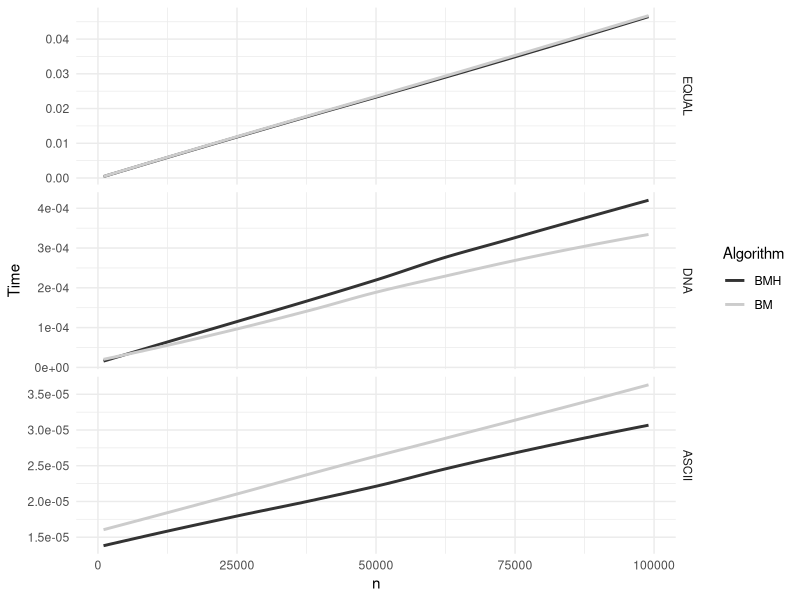
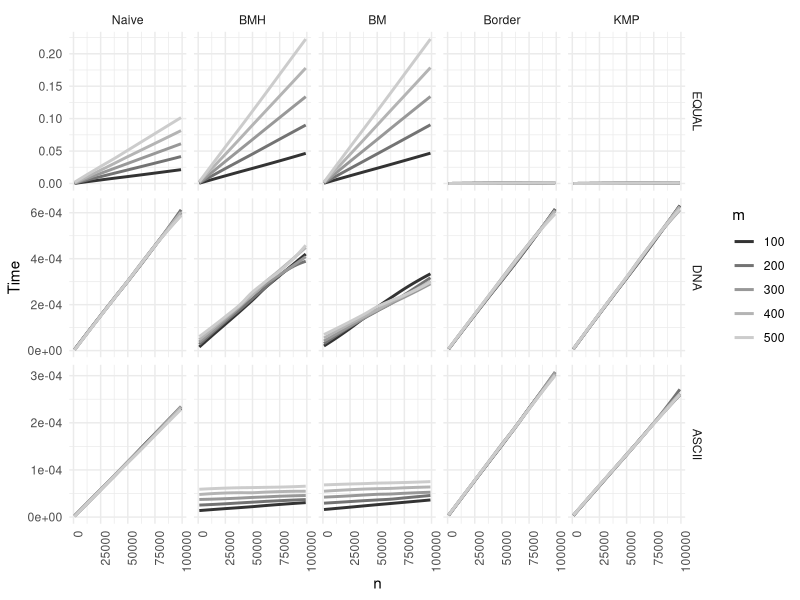
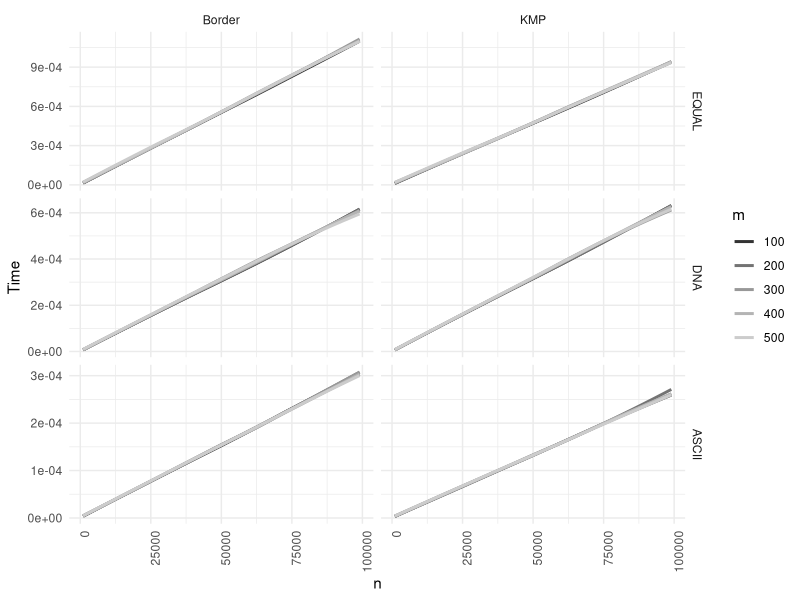
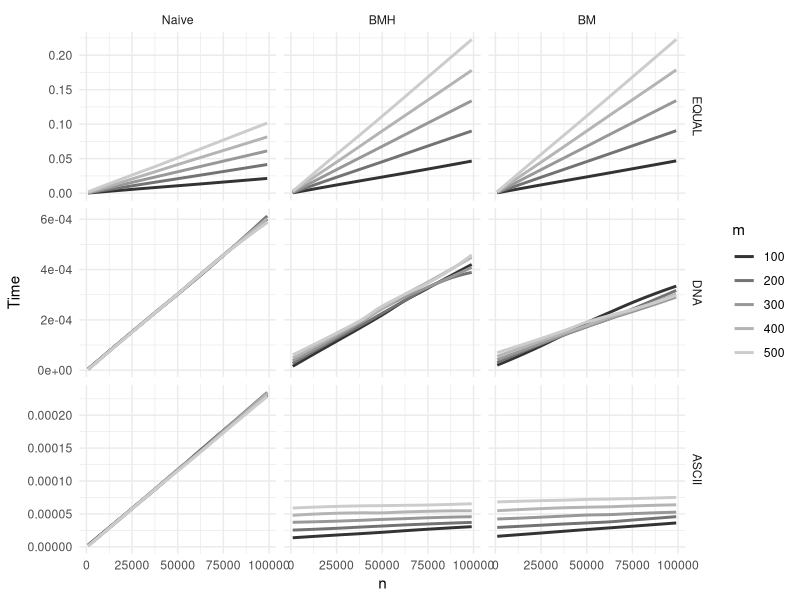
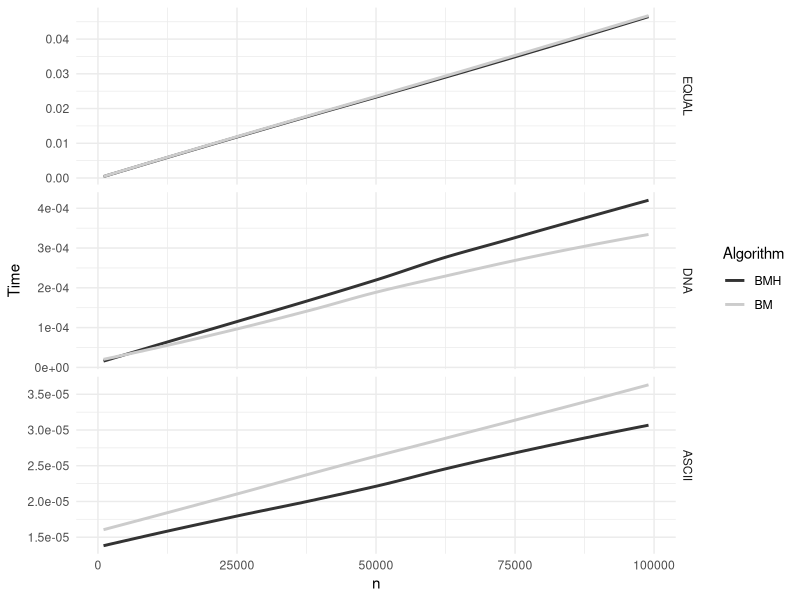
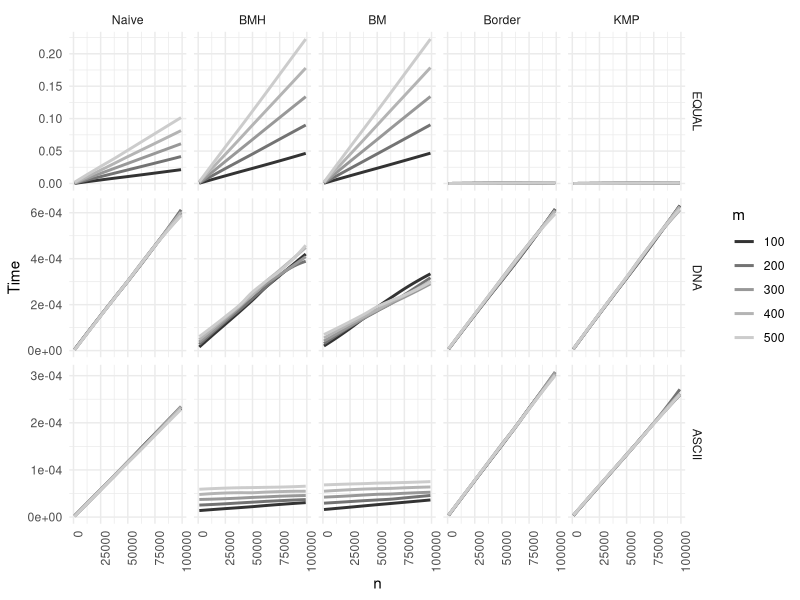
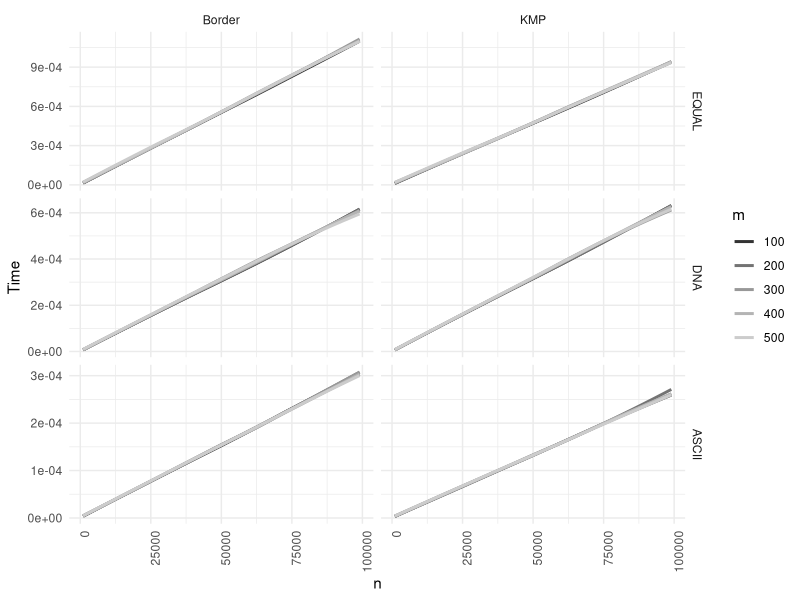
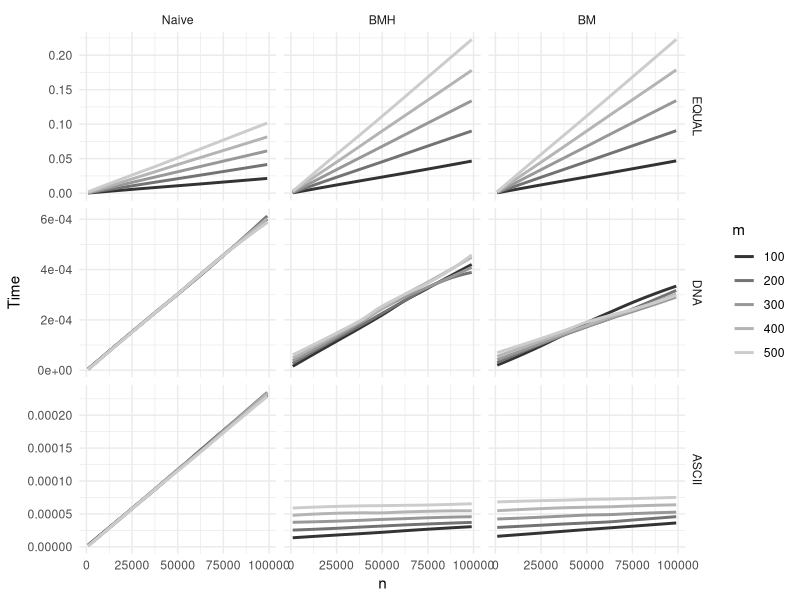

Here is the R script that generated these plots, in order:
library(tidyverse)

performance <- read_table2("match_search.txt",
                           col_names = c("Algorithm", "String", "n", "m", "Time"))
performance$m <- factor(performance$m)
performance$Algorithm <- factor(performance$Algorithm, levels = c("Naive", "BMH", "BM", "Border", "KMP"))
performance$String <- factor(performance$String, levels = c("EQUAL", "DNA", "ASCII"))

# Overall
performance %>%
    filter(m == 100) %>%
    filter(Algorithm %in% c("BM", "BMH")) %>%
    ggplot(
        aes(x = n, y = Time, color = Algorithm)) +
    facet_grid(String ~ ., scales = "free_y") +
    #geom_jitter() +
    geom_smooth(se = FALSE) +
    scale_color_grey() +
    theme_minimal()
ggsave("Match search overall.pdf", width = 7, height = 7)

# dependency of m
performance %>%
#    filter(String == "ASCII") %>%
    ggplot(
        aes(x = n, y = Time, color = m)) +
    facet_grid(String ~ Algorithm, scales = "free_y") +
    #geom_jitter() +
    geom_smooth(se = FALSE) +
    scale_color_grey() +
    theme_minimal()+
    theme(axis.text.x = element_text(angle = 90, hjust = 1))
ggsave("Match search dependency on m.pdf", width = 7, height = 7)

performance %>%
    filter(Algorithm %in% c("Border", "KMP")) %>%
    ggplot(
        aes(x = n, y = Time, color = m)) +
    facet_grid(String ~ Algorithm, scales = "free_y") +
    #geom_jitter() +
    geom_smooth(se = FALSE) +
    scale_color_grey() +
    theme_minimal()+
    theme(axis.text.x = element_text(angle = 90, hjust = 1))
ggsave("m dependency linear algorithms.pdf", width = 7, height = 7)


performance %>%
    filter(!(Algorithm %in% c("Border", "KMP"))) %>%
    ggplot(
        aes(x = n, y = Time, color = m)) +
    facet_grid(String ~ Algorithm, scales = "free_y") +
    #geom_jitter() +
    geom_smooth(se = FALSE) +
    scale_color_grey() +
    theme_minimal()
ggsave("m dependency quadratic algorithms.pdf", width = 7, height = 7)



